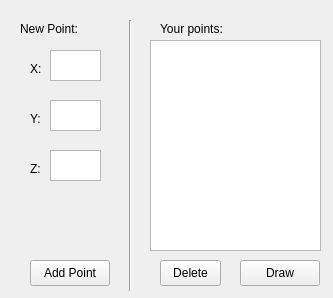
<?xml version="1.0" encoding="UTF-8"?>
<ui version="4.0">
 <class>Form</class>
 <widget class="QWidget" name="Form">
  <property name="geometry">
   <rect>
    <x>0</x>
    <y>0</y>
    <width>333</width>
    <height>298</height>
   </rect>
  </property>
  <property name="windowTitle">
   <string>Form</string>
  </property>
  <widget class="QLabel" name="new_form_label">
   <property name="geometry">
    <rect>
     <x>20</x>
     <y>20</y>
     <width>111</width>
     <height>18</height>
    </rect>
   </property>
   <property name="text">
    <string>New Point:</string>
   </property>
  </widget>
  <widget class="QLabel" name="new_form_x_label">
   <property name="geometry">
    <rect>
     <x>30</x>
     <y>60</y>
     <width>58</width>
     <height>18</height>
    </rect>
   </property>
   <property name="text">
    <string>X:</string>
   </property>
  </widget>
  <widget class="QTextEdit" name="new_form_x_text">
   <property name="geometry">
    <rect>
     <x>50</x>
     <y>50</y>
     <width>51</width>
     <height>31</height>
    </rect>
   </property>
  </widget>
  <widget class="QTextEdit" name="new_form_y_text">
   <property name="geometry">
    <rect>
     <x>50</x>
     <y>100</y>
     <width>51</width>
     <height>31</height>
    </rect>
   </property>
  </widget>
  <widget class="QLabel" name="new_form_y_label">
   <property name="geometry">
    <rect>
     <x>30</x>
     <y>110</y>
     <width>58</width>
     <height>18</height>
    </rect>
   </property>
   <property name="text">
    <string>Y:</string>
   </property>
  </widget>
  <widget class="QPushButton" name="new_form_add_btn">
   <property name="geometry">
    <rect>
     <x>30</x>
     <y>260</y>
     <width>80</width>
     <height>26</height>
    </rect>
   </property>
   <property name="text">
    <string>Add Point</string>
   </property>
  </widget>
  <widget class="QLabel" name="new_form_points_list_label">
   <property name="geometry">
    <rect>
     <x>160</x>
     <y>20</y>
     <width>81</width>
     <height>18</height>
    </rect>
   </property>
   <property name="text">
    <string>Your points:</string>
   </property>
  </widget>
  <widget class="Line" name="line">
   <property name="geometry">
    <rect>
     <x>120</x>
     <y>20</y>
     <width>20</width>
     <height>271</height>
    </rect>
   </property>
   <property name="orientation">
    <enum>Qt::Vertical</enum>
   </property>
  </widget>
  <widget class="QPushButton" name="new_form_draw_btn">
   <property name="geometry">
    <rect>
     <x>240</x>
     <y>260</y>
     <width>80</width>
     <height>26</height>
    </rect>
   </property>
   <property name="text">
    <string>Draw</string>
   </property>
  </widget>
  <widget class="QLabel" name="new_form_z_label">
   <property name="geometry">
    <rect>
     <x>30</x>
     <y>160</y>
     <width>58</width>
     <height>18</height>
    </rect>
   </property>
   <property name="text">
    <string>Z:</string>
   </property>
  </widget>
  <widget class="QTextEdit" name="new_form_z_text">
   <property name="geometry">
    <rect>
     <x>50</x>
     <y>150</y>
     <width>51</width>
     <height>31</height>
    </rect>
   </property>
  </widget>
  <widget class="QPushButton" name="new_form_delete_btn">
   <property name="geometry">
    <rect>
     <x>160</x>
     <y>260</y>
     <width>61</width>
     <height>26</height>
    </rect>
   </property>
   <property name="text">
    <string>Delete</string>
   </property>
  </widget>
  <widget class="QListWidget" name="new_form_points_list_widget">
   <property name="geometry">
    <rect>
     <x>150</x>
     <y>40</y>
     <width>171</width>
     <height>211</height>
    </rect>
   </property>
  </widget>
 </widget>
 <resources/>
 <connections/>
</ui>
